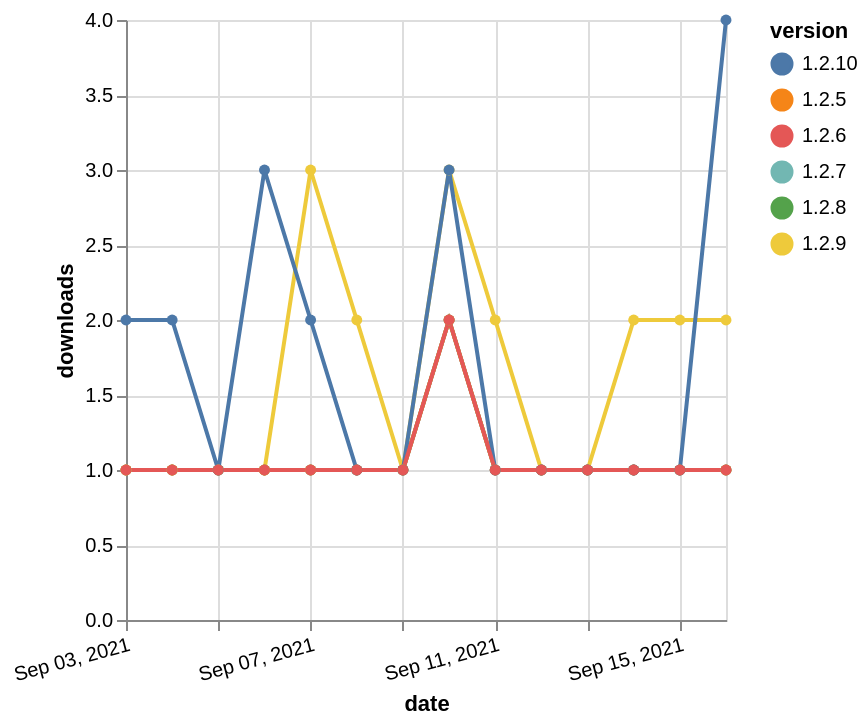

Describe this chart as a Vega-Lite specification.
### Vega-Lite specification from a JSON file in a GitHub repository (floating-point values rounded to 4 significant figures)
{"$schema": "https://vega.github.io/schema/vega-lite/v5.json", "description": "A simple bar chart with embedded data.", "data": {"values": [{"date": "2021-09-03", "total": 211, "delta": 1, "version": "1.2.8"}, {"date": "2021-09-04", "total": 212, "delta": 1, "version": "1.2.8"}, {"date": "2021-09-05", "total": 213, "delta": 1, "version": "1.2.8"}, {"date": "2021-09-06", "total": 214, "delta": 1, "version": "1.2.8"}, {"date": "2021-09-07", "total": 215, "delta": 1, "version": "1.2.8"}, {"date": "2021-09-08", "total": 216, "delta": 1, "version": "1.2.8"}, {"date": "2021-09-09", "total": 217, "delta": 1, "version": "1.2.8"}, {"date": "2021-09-10", "total": 219, "delta": 2, "version": "1.2.8"}, {"date": "2021-09-11", "total": 220, "delta": 1, "version": "1.2.8"}, {"date": "2021-09-12", "total": 221, "delta": 1, "version": "1.2.8"}, {"date": "2021-09-13", "total": 222, "delta": 1, "version": "1.2.8"}, {"date": "2021-09-14", "total": 223, "delta": 1, "version": "1.2.8"}, {"date": "2021-09-15", "total": 224, "delta": 1, "version": "1.2.8"}, {"date": "2021-09-16", "total": 225, "delta": 1, "version": "1.2.8"}, {"date": "2021-09-03", "total": 1954, "delta": 1, "version": "1.2.9"}, {"date": "2021-09-04", "total": 1955, "delta": 1, "version": "1.2.9"}, {"date": "2021-09-05", "total": 1956, "delta": 1, "version": "1.2.9"}, {"date": "2021-09-06", "total": 1957, "delta": 1, "version": "1.2.9"}, {"date": "2021-09-07", "total": 1960, "delta": 3, "version": "1.2.9"}, {"date": "2021-09-08", "total": 1962, "delta": 2, "version": "1.2.9"}, {"date": "2021-09-09", "total": 1963, "delta": 1, "version": "1.2.9"}, {"date": "2021-09-10", "total": 1966, "delta": 3, "version": "1.2.9"}, {"date": "2021-09-11", "total": 1968, "delta": 2, "version": "1.2.9"}, {"date": "2021-09-12", "total": 1969, "delta": 1, "version": "1.2.9"}, {"date": "2021-09-13", "total": 1970, "delta": 1, "version": "1.2.9"}, {"date": "2021-09-14", "total": 1972, "delta": 2, "version": "1.2.9"}, {"date": "2021-09-15", "total": 1974, "delta": 2, "version": "1.2.9"}, {"date": "2021-09-16", "total": 1976, "delta": 2, "version": "1.2.9"}, {"date": "2021-09-03", "total": 213, "delta": 1, "version": "1.2.7"}, {"date": "2021-09-04", "total": 214, "delta": 1, "version": "1.2.7"}, {"date": "2021-09-05", "total": 215, "delta": 1, "version": "1.2.7"}, {"date": "2021-09-06", "total": 216, "delta": 1, "version": "1.2.7"}, {"date": "2021-09-07", "total": 217, "delta": 1, "version": "1.2.7"}, {"date": "2021-09-08", "total": 218, "delta": 1, "version": "1.2.7"}, {"date": "2021-09-09", "total": 219, "delta": 1, "version": "1.2.7"}, {"date": "2021-09-10", "total": 221, "delta": 2, "version": "1.2.7"}, {"date": "2021-09-11", "total": 222, "delta": 1, "version": "1.2.7"}, {"date": "2021-09-12", "total": 223, "delta": 1, "version": "1.2.7"}, {"date": "2021-09-13", "total": 224, "delta": 1, "version": "1.2.7"}, {"date": "2021-09-14", "total": 225, "delta": 1, "version": "1.2.7"}, {"date": "2021-09-15", "total": 226, "delta": 1, "version": "1.2.7"}, {"date": "2021-09-16", "total": 227, "delta": 1, "version": "1.2.7"}, {"date": "2021-09-03", "total": 236, "delta": 1, "version": "1.2.5"}, {"date": "2021-09-04", "total": 237, "delta": 1, "version": "1.2.5"}, {"date": "2021-09-05", "total": 238, "delta": 1, "version": "1.2.5"}, {"date": "2021-09-06", "total": 239, "delta": 1, "version": "1.2.5"}, {"date": "2021-09-07", "total": 240, "delta": 1, "version": "1.2.5"}, {"date": "2021-09-08", "total": 241, "delta": 1, "version": "1.2.5"}, {"date": "2021-09-09", "total": 242, "delta": 1, "version": "1.2.5"}, {"date": "2021-09-10", "total": 244, "delta": 2, "version": "1.2.5"}, {"date": "2021-09-11", "total": 245, "delta": 1, "version": "1.2.5"}, {"date": "2021-09-12", "total": 246, "delta": 1, "version": "1.2.5"}, {"date": "2021-09-13", "total": 247, "delta": 1, "version": "1.2.5"}, {"date": "2021-09-14", "total": 248, "delta": 1, "version": "1.2.5"}, {"date": "2021-09-15", "total": 249, "delta": 1, "version": "1.2.5"}, {"date": "2021-09-16", "total": 250, "delta": 1, "version": "1.2.5"}, {"date": "2021-09-03", "total": 480, "delta": 2, "version": "1.2.10"}, {"date": "2021-09-04", "total": 482, "delta": 2, "version": "1.2.10"}, {"date": "2021-09-05", "total": 483, "delta": 1, "version": "1.2.10"}, {"date": "2021-09-06", "total": 486, "delta": 3, "version": "1.2.10"}, {"date": "2021-09-07", "total": 488, "delta": 2, "version": "1.2.10"}, {"date": "2021-09-08", "total": 489, "delta": 1, "version": "1.2.10"}, {"date": "2021-09-09", "total": 490, "delta": 1, "version": "1.2.10"}, {"date": "2021-09-10", "total": 493, "delta": 3, "version": "1.2.10"}, {"date": "2021-09-11", "total": 494, "delta": 1, "version": "1.2.10"}, {"date": "2021-09-12", "total": 495, "delta": 1, "version": "1.2.10"}, {"date": "2021-09-13", "total": 496, "delta": 1, "version": "1.2.10"}, {"date": "2021-09-14", "total": 497, "delta": 1, "version": "1.2.10"}, {"date": "2021-09-15", "total": 498, "delta": 1, "version": "1.2.10"}, {"date": "2021-09-16", "total": 502, "delta": 4, "version": "1.2.10"}, {"date": "2021-09-03", "total": 212, "delta": 1, "version": "1.2.6"}, {"date": "2021-09-04", "total": 213, "delta": 1, "version": "1.2.6"}, {"date": "2021-09-05", "total": 214, "delta": 1, "version": "1.2.6"}, {"date": "2021-09-06", "total": 215, "delta": 1, "version": "1.2.6"}, {"date": "2021-09-07", "total": 216, "delta": 1, "version": "1.2.6"}, {"date": "2021-09-08", "total": 217, "delta": 1, "version": "1.2.6"}, {"date": "2021-09-09", "total": 218, "delta": 1, "version": "1.2.6"}, {"date": "2021-09-10", "total": 220, "delta": 2, "version": "1.2.6"}, {"date": "2021-09-11", "total": 221, "delta": 1, "version": "1.2.6"}, {"date": "2021-09-12", "total": 222, "delta": 1, "version": "1.2.6"}, {"date": "2021-09-13", "total": 223, "delta": 1, "version": "1.2.6"}, {"date": "2021-09-14", "total": 224, "delta": 1, "version": "1.2.6"}, {"date": "2021-09-15", "total": 225, "delta": 1, "version": "1.2.6"}, {"date": "2021-09-16", "total": 226, "delta": 1, "version": "1.2.6"}]}, "width": "container", "mark": {"type": "line", "point": {"filled": true}}, "encoding": {"x": {"field": "date", "type": "temporal", "timeUnit": "yearmonthdate", "title": "date", "axis": {"labelAngle": -15}}, "y": {"field": "delta", "type": "quantitative", "title": "downloads"}, "color": {"field": "version", "type": "nominal"}, "tooltip": {"field": "delta"}}}
